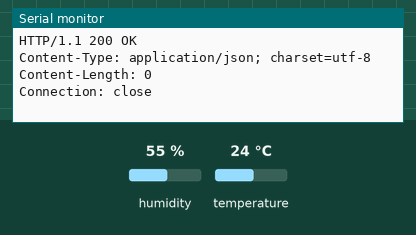
Simulated run of this sketch. Board: ESP8266 (NodeMCU). Shown: the last lines printed to the serial monitor. The inputs (shaded band) are chosen by the test bench; at power-on: humidity 55 %, temperature 24 °C. WiFi joins after 1.5 s; servers stay silent unless stated; uploads are accepted with an empty reply.

Above: at 2.7 s.
2.8 s: humidity set to 22 %
At 2.96 s:
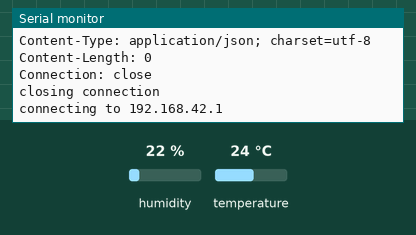
6.1 s: temperature set to 12 °C
At 7.7 s:
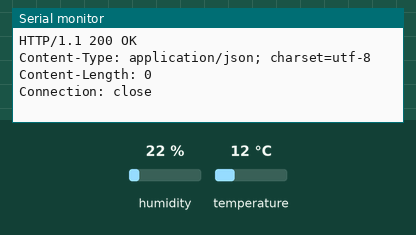
9.4 s: humidity set to 40 %
At 10.64 s:
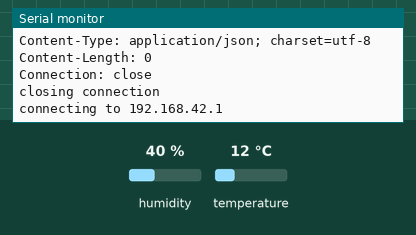
Timing chart, 0 to 12.4 s (numbered marks = the images above; inputs shaded):
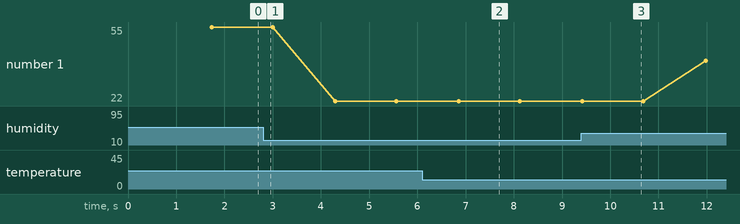

The sketch:

enviarGet.ino
```cpp
/*
 *  This sketch sends data via HTTP GET requests to data.sparkfun.com service.
 *
 *  You need to get streamId and privateKey at data.sparkfun.com and paste them
 *  below. Or just customize this script to talk to other HTTP servers.
 *
 */

#include <ESP8266WiFi.h>
#include <Adafruit_Sensor.h>
#include <DHT.h>

const char* ssid     = "Green_Tracer";
const char* password = "abcd1234";
const char* host = "192.168.42.1";

#define DHTPIN 2
#define DHTTYPE DHT11   // DHT 11
DHT dht(DHTPIN, DHTTYPE);

void setup() {
  Serial.begin(115200);
  dht.begin();
  delay(10);

  // We start by connecting to a WiFi network

  Serial.println();
  Serial.println();
  Serial.print("Connecting to ");
  Serial.println(ssid);

  /* Explicitly set the ESP8266 to be a WiFi-client, otherwise, it by default,
     would try to act as both a client and an access-point and could cause
     network-issues with your other WiFi-devices on your WiFi-network. */
  WiFi.mode(WIFI_STA);
  WiFi.begin(ssid, password);

  while (WiFi.status() != WL_CONNECTED) {
    delay(500);
    Serial.print(".");
  }

  Serial.println("");
  Serial.println("WiFi connected");
  Serial.println("IP address: ");
  Serial.println(WiFi.localIP());
  // Use WiFiClient class to create TCP connections

}

int value = 0;

void loop() {

  float h = dht.readHumidity();
  // Read temperature as Celsius (the default)
  float t = dht.readTemperature();
  ++value;


  Serial.print("connecting to ");
  Serial.println(host);

   WiFiClient client;

  const int httpPort = 8000;
  if (!client.connect(host, httpPort)) {
    Serial.println("connection failed");
    return;
  }

  String sensor = "temperatura";
  int dato = t;
  String unidad = "C";

  String sensor2 = "humedad";
  int dato2 = h;
  String unidad2 = "%";
  // We now create a URI for the request
  String url = "/input";
  //temperatura
  url += "?sensor=";
  url += sensor;
  url += "&dato=";
  url += dato;
  url += "&unidad=";
  url += unidad;
  //humedad
  url += "&sensor2=";
  url += sensor2;
  url += "&dato2=";
  url += dato2;
  url += "&unidad2=";
  url += unidad2;

  Serial.print("Requesting URL: ");
  Serial.println(url);

  // This will send the request to the server
  client.print(String("GET ") + url + " HTTP/1.1\r\n" +
               "Host: " + host + "\r\n" +
               "Connection: close\r\n\r\n");
  unsigned long timeout = millis();
  while (client.available() == 0) {
    if (millis() - timeout > 5000) {
      Serial.println(">>> Client Timeout !");
      client.stop();
      return;
    }
}

  // Read all the lines of the reply from server and print them to Serial
  while(client.available()){
    String line = client.readStringUntil('\r');
    Serial.print(line);
  }

  Serial.println();
  Serial.println("closing connection");
}
```

Measured:
- after the input at 6.1 s, the serial monitor: prints a new line after 0.76 s (image 2)
- plotted number 1: 55 → 22 after the input at 2.8 s, 22 → 40 after the input at 9.4 s
